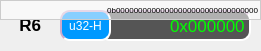
     <widget class="QWidget" name="widget_6" native="true">
      <property name="geometry">
       <rect>
        <x>0</x>
        <y>330</y>
        <width>261</width>
        <height>51</height>
       </rect>
      </property>
      <widget class="QLineEdit" name="DataEdit_r6">
       <property name="geometry">
        <rect>
         <x>100</x>
         <y>10</y>
         <width>151</width>
         <height>31</height>
        </rect>
       </property>
       <property name="font">
        <font>
         <pointsize>13</pointsize>
         <weight>50</weight>
         <bold>false</bold>
        </font>
       </property>
       <property name="styleSheet">
        <string notr="true">QLineEdit{
	background-color:#555555;
	border:2px inset #ccaacc;
	border-radius:10px;
	color:rgb(0,255,0);
}</string>
       </property>
       <property name="text">
        <string>0x000000</string>
       </property>
       <property name="alignment">
        <set>Qt::AlignRight|Qt::AlignTrailing|Qt::AlignVCenter</set>
       </property>
       <property name="readOnly">
        <bool>true</bool>
       </property>
      </widget>
      <widget class="QLabel" name="label_6">
       <property name="geometry">
        <rect>
         <x>10</x>
         <y>14</y>
         <width>51</width>
         <height>21</height>
        </rect>
       </property>
       <property name="font">
        <font>
         <pointsize>13</pointsize>
         <weight>75</weight>
         <bold>true</bold>
        </font>
       </property>
       <property name="layoutDirection">
        <enum>Qt::LeftToRight</enum>
       </property>
       <property name="text">
        <string>  R6</string>
       </property>
      </widget>
      <widget class="QPushButton" name="NumSysSetButton_r6">
       <property name="geometry">
        <rect>
         <x>60</x>
         <y>10</y>
         <width>51</width>
         <height>31</height>
        </rect>
       </property>
       <property name="styleSheet">
        <string notr="true">QPushButton{
	background-color:#0099ff;
	border:2px inset #ccaacc;
	border-radius:10px;
	color:rgb(255,255,255);
}

QPushButton::hover{
	background-color:#0033ff;
	border:2px inset #0077ff;
	border-radius:1px;
	color:rgb(200,200,200);
}
QPushButton::pressed{
	border:2px inset #ffffff;
	border-radius:1px;
}</string>
       </property>
       <property name="text">
        <string>u32-H</string>
       </property>
      </widget>
      <widget class="QLabel" name="RegPrompt_r6">
       <property name="geometry">
        <rect>
         <x>0</x>
         <y>0</y>
         <width>261</width>
         <height>20</height>
        </rect>
       </property>
       <property name="font">
        <font>
         <pointsize>6</pointsize>
        </font>
       </property>
       <property name="styleSheet">
        <string notr="true">QWidget{
	background-color:#88ffffff;
    border:1px solid #cccccc;
	border-radius:20px;
}</string>
       </property>
       <property name="text">
        <string>0b00000000000000000000000000000000</string>
       </property>
       <property name="alignment">
        <set>Qt::AlignRight|Qt::AlignTrailing|Qt::AlignVCenter</set>
       </property>
      </widget>
     </widget>
